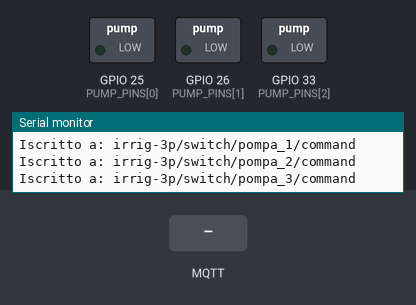
A sketch run on a simulated ESP32. Shown: switched loads named in the sketch (green lamp = pin HIGH), the last lines printed to the serial monitor. The inputs (shaded band) are chosen by the test bench. WiFi joins after 1.5 s; servers stay silent unless stated; no MQTT or app messages arrive unless stated.

Above: at 2.7 s.
2.8 s: MQTT message "ON" arrives on the second subscribed topic
At 3.2 s:
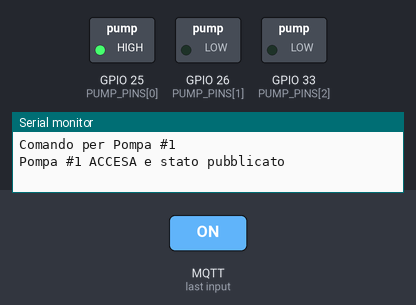
4.3 s: MQTT message "ON" arrives on the third subscribed topic
At 5.5 s:
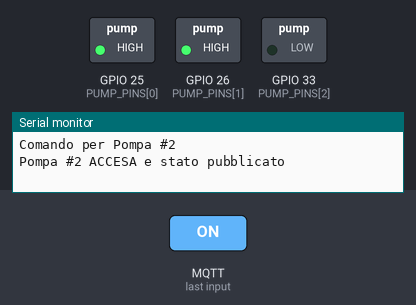
5.8 s: MQTT message "OFF" arrives on the second subscribed topic
At 6.7 s:
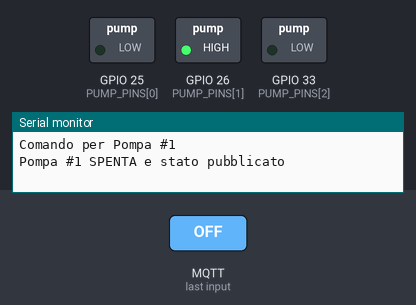
7.3 s: MQTT message "OFF" arrives on the third subscribed topic
At 7.8 s:
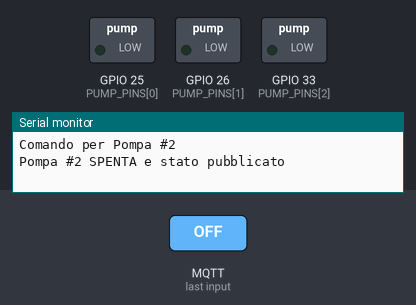
Timing chart, 0 to 9.8 s (numbered marks = the images above; inputs shaded):
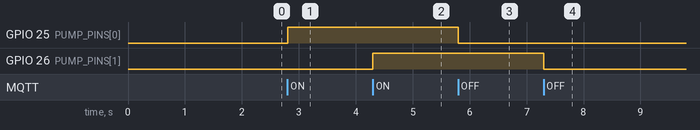

The sketch:

Irriga_np.ino
```cpp
// =====================================================================
// ==   File: Irriga_3ps_od.ino (Versione per 3 Pompe e 3 Sensori)
// ==   Gestisce 3 pompe, 3 sensori di umidità terreno e 1 DHT22
// ==   via WiFi e MQTT.
// =====================================================================

// --- Inclusione delle Librerie Necessarie ---
#include <WiFi.h>
#include <PubSubClient.h> // Per MQTT
#include <DHT.h>          // Per il sensore DHT22
#include <Adafruit_Sensor.h>

// --- Configurazione Wi-Fi ---
const char* ssid = "Dart-24G";
const char* password = "SoloPerLaFamiglia";

// --- Configurazione MQTT ---
const char* mqtt_server = "192.168.1.103";
const int mqtt_port = 1883;
const char* mqtt_client_id = "esp32-irrigator-client-3p-od";

// --- NUOVO: Numero di pompe/sensori da gestire ---
const int NUM_DEVICES = 3;

// --- Definizione Centralizzata dei Topic MQTT ---
// Base del topic per questo dispositivo
const char* MQTT_BASE_TOPIC = "irrig-3p";

// Topic globali (non specifici per una singola pompa/sensore)
const char* TEMP_AIR_STATE_TOPIC = "irrig-3p/sensor/air_temperature/state";
const char* HUMIDITY_AIR_STATE_TOPIC = "irrig-3p/sensor/air_humidity/state";
const char* DATA_REQUEST_COMMAND_TOPIC = "irrig-3p/button/updsensordata/command";

// --- Configurazione dei Pin GPIO ---
// Array per i pin delle pompe
const int PUMP_PINS[NUM_DEVICES] = {25, 26, 33}; // Esempio: GPIO26 per Pompa 1, GPIO25 per Pompa 2, etc.
// Array per i pin dei sensori di umidità del terreno (devono essere pin ADC)
const int SOIL_MOISTURE_PINS[NUM_DEVICES] = {32, 34, 35}; // Esempio: GPIO32 per Sensore 1, etc.
// Pin per il sensore DHT22 (rimane singolo)
const int DHT_PIN = 27;

// --- Configurazione dei Sensori ---
#define DHTTYPE DHT22
DHT dht(DHT_PIN, DHTTYPE);

// --- Calibrazione Sensori Umidità Terreno (ADC) ---
// Ora abbiamo un array per i valori di calibrazione di ogni sensore
// Valore letto quando il sensore è completamente asciutto (in aria)
const int SENSOR_DRY_VALUES[NUM_DEVICES] = {3400, 3410, 3390}; // Calibrare ogni sensore individualmente
// Valore letto quando il sensore è immerso nell'acqua
const int SENSOR_WET_VALUES[NUM_DEVICES] = {2873, 1320, 1290}; // Calibrare ogni sensore individualmente

// --- Inizializzazione Client ---
WiFiClient espClient;
PubSubClient client(espClient);

// --- Variabili per il timing ---
unsigned long lastMsg = 0;
const long interval = 3600000; // Intervallo 1h per la pubblicazione automatica

// ==========================================================
// ==   FUNZIONE PER LEGGERE E PUBBLICARE I DATI SENSORI  ==
// ==========================================================
void readAndPublishSensors() {
  Serial.println("--- Eseguo lettura e pubblicazione dati sensori ---");

  // 1. Sensore DHT22 (una sola volta)
  float h = dht.readHumidity();
  float t = dht.readTemperature();

  if (isnan(h) || isnan(t)) {
    Serial.println("Errore lettura dal sensore DHT!");
  } else {
    Serial.print("Umidità Aria: "); Serial.print(h); Serial.print(" %\t");
    Serial.print("Temperatura: "); Serial.print(t); Serial.println(" *C");
    client.publish(TEMP_AIR_STATE_TOPIC, String(t).c_str(), true);
    client.publish(HUMIDITY_AIR_STATE_TOPIC, String(h).c_str(), true);
  }

  // 2. Sensori Umidità Terreno (ciclo per tutti i sensori)
  for (int i = 0; i < NUM_DEVICES; i++) {
    int soilValue = analogRead(SOIL_MOISTURE_PINS[i]);
    int soilMoisturePercent = map(soilValue, SENSOR_DRY_VALUES[i], SENSOR_WET_VALUES[i], 0, 100);
    soilMoisturePercent = constrain(soilMoisturePercent, 0, 100);

    // Buffer per costruire il topic dinamicamente
    char topicBuffer[100];
    sprintf(topicBuffer, "%s/sensor/soil_humidity_%d/state", MQTT_BASE_TOPIC, i + 1);

    Serial.print("Sensore Terreno #"); Serial.print(i + 1);
    Serial.print(" | RAW: "); Serial.print(soilValue);
    Serial.print(" | Umidità: "); Serial.print(soilMoisturePercent); Serial.println(" %");

    client.publish(topicBuffer, String(soilMoisturePercent).c_str(), true);
  }
}


// =================================================
// ==     FUNZIONE DI CALLBACK PER MQTT           ==
// =================================================
void callback(char* topic, byte* payload, unsigned int length) {
  Serial.print("Messaggio ricevuto sul topic: ");
  Serial.println(topic);

  String message;
  for (unsigned int i = 0; i < length; i++) {
    message += (char)payload[i];
  }

  // Gestione richiesta dati on-demand
  if (strcmp(topic, DATA_REQUEST_COMMAND_TOPIC) == 0) {
    Serial.println("Richiesta di aggiornamento dati ricevuta!");
    readAndPublishSensors();
    return; // Usciamo dalla funzione
  }

  // Gestione comandi pompe (ciclo per verificare quale pompa)
  for (int i = 0; i < NUM_DEVICES; i++) {
    char commandTopicBuffer[100];
    sprintf(commandTopicBuffer, "%s/switch/pompa_%d/command", MQTT_BASE_TOPIC, i + 1);

    if (strcmp(topic, commandTopicBuffer) == 0) {
      Serial.print("Comando per Pompa #"); Serial.println(i + 1);

      char stateTopicBuffer[100];
      sprintf(stateTopicBuffer, "%s/switch/pompa_%d/state", MQTT_BASE_TOPIC, i + 1);

      if (message == "ON") {
        digitalWrite(PUMP_PINS[i], HIGH);
        client.publish(stateTopicBuffer, "ON", true);
        Serial.print("Pompa #"); Serial.print(i + 1); Serial.println(" ACCESA e stato pubblicato");
      } else if (message == "OFF") {
        digitalWrite(PUMP_PINS[i], LOW);
        client.publish(stateTopicBuffer, "OFF", true);
        Serial.print("Pompa #"); Serial.print(i + 1); Serial.println(" SPENTA e stato pubblicato");
      }
      return; // Usciamo dalla funzione dopo aver gestito il comando
    }
  }
}

// =================================================
// ==     FUNZIONE DI RICONNESSIONE A MQTT        ==
// =================================================
void reconnect() {
  while (!client.connected()) {
    Serial.print("Tentativo di connessione MQTT...");
    if (client.connect(mqtt_client_id)) {
      Serial.println("connesso!");

      // Iscriviti al topic di richiesta dati
      client.subscribe(DATA_REQUEST_COMMAND_TOPIC);
      Serial.print("Iscritto a: "); Serial.println(DATA_REQUEST_COMMAND_TOPIC);

      // Iscriviti ai topic di comando per ogni pompa e pubblica lo stato iniziale
      for (int i = 0; i < NUM_DEVICES; i++) {
        char commandTopicBuffer[100];
        char stateTopicBuffer[100];

        sprintf(commandTopicBuffer, "%s/switch/pompa_%d/command", MQTT_BASE_TOPIC, i + 1);
        sprintf(stateTopicBuffer, "%s/switch/pompa_%d/state", MQTT_BASE_TOPIC, i + 1);

        // Iscrizione al topic di comando
        client.subscribe(commandTopicBuffer);
        Serial.print("Iscritto a: "); Serial.println(commandTopicBuffer);

        // Pubblicazione dello stato iniziale della pompa (retained)
        if (digitalRead(PUMP_PINS[i]) == HIGH) {
          client.publish(stateTopicBuffer, "ON", true);
        } else {
          client.publish(stateTopicBuffer, "OFF", true);
        }
      }

    } else {
      Serial.print("fallito, rc=");
      Serial.print(client.state());
      Serial.println(" nuovo tentativo tra 5 secondi");
      delay(5000);
    }
  }
}

// =================================================
// ==           SETUP (Eseguito una volta)        ==
// =================================================
void setup() {
  Serial.begin(115200);

  // Imposta i pin delle pompe come OUTPUT e li spegne
  for (int i = 0; i < NUM_DEVICES; i++) {
    pinMode(PUMP_PINS[i], OUTPUT);
    digitalWrite(PUMP_PINS[i], LOW);
  }

  dht.begin();

  Serial.println();
  Serial.print("Connessione a ");
  Serial.println(ssid);
  WiFi.begin(ssid, password);

  while (WiFi.status() != WL_CONNECTED) {
    delay(500);
    Serial.print(".");
  }

  Serial.println("\nWiFi connesso!");
  Serial.print("Indirizzo IP: ");
  Serial.println(WiFi.localIP());

  client.setServer(mqtt_server, mqtt_port);
  client.setCallback(callback);
}

// =================================================
// ==           LOOP (Eseguito continuamente)     ==
// =================================================
void loop() {
  if (!client.connected()) {
    reconnect();
  }
  client.loop();

  unsigned long now = millis();
  if (now - lastMsg > interval) {
    lastMsg = now;
    readAndPublishSensors();
  }
}
```

Measured:
- after the input at 2.8 s, GPIO 25 (PUMP_PINS[0]): LOW → HIGH at once
- after the input at 4.3 s, GPIO 26 (PUMP_PINS[1]): LOW → HIGH at once
- after the input at 5.8 s, GPIO 25 (PUMP_PINS[0]): HIGH → LOW at once
- after the input at 7.3 s, GPIO 26 (PUMP_PINS[1]): HIGH → LOW at once
